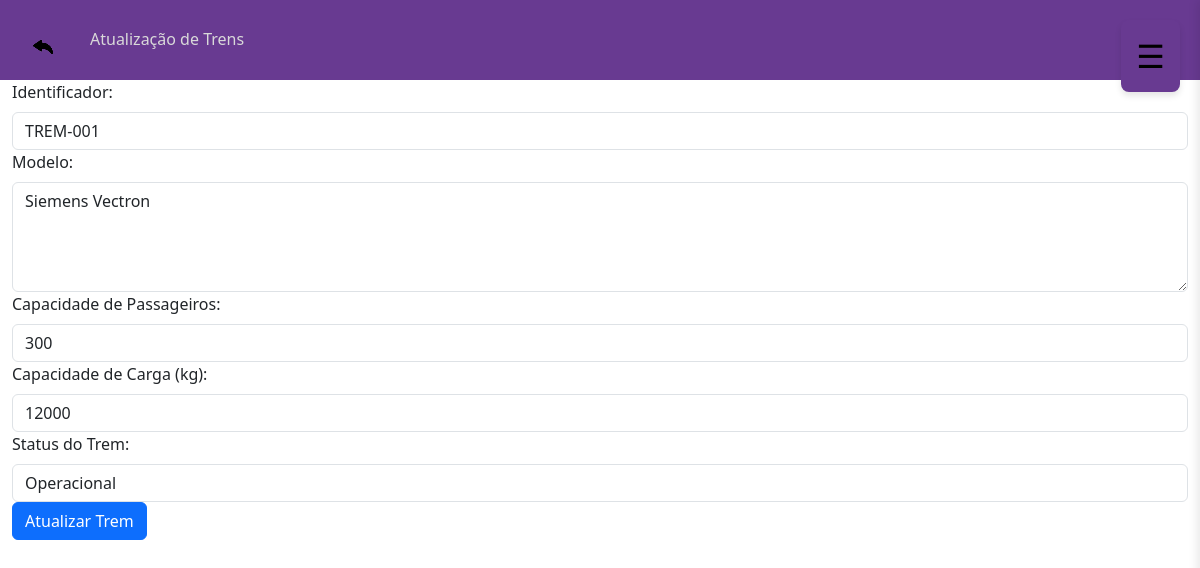
The app's page /public/createTrem.php?id=1 (signed in) with its own data.
### tables this page shows
CREATE TABLE trem (
    id_trem INT AUTO_INCREMENT PRIMARY KEY,
    identificador VARCHAR(50) NOT NULL,
    modelo VARCHAR(50),
    capacidade_passageiros INT,
    capacidade_carga_kg INT,
    status_trem ENUM ('Operacional', 'Manutenção', 'Fora de Serviço') DEFAULT 'Operacional',
    quilometragem DECIMAL(10,2) DEFAULT 0,
    ultima_manutencao DATETIME
);

### public/createTrem.php (the view, shortened to what this page needs)
<?php
include 'db.php';
if (isset($_GET['id'])) {
    $id_trem = $_GET['id'];
    $sql2 = "SELECT * FROM trem WHERE id_trem='$id_trem'";
    $result = $conn->query($sql2);
    $trem_row = $result->fetch(PDO::FETCH_ASSOC);
    $identificador = $trem_row['identificador'];
    $modelo = $trem_row['modelo'];
    $capacidade_passageiros = $trem_row['capacidade_passageiros'];
    $capacidade_carga_kg = $trem_row['capacidade_carga_kg'];
    $status_trem = $trem_row['status_trem'];
?>
<html lang="pt-br">
<head>
    <link rel="stylesheet" href="../styles/style.css">
    <link href="https://cdn.jsdelivr.net/npm/bootstrap@5.3.8/dist/css/bootstrap.min.css" rel="stylesheet">
    <link rel="stylesheet" href="https://cdn.jsdelivr.net/npm/bootstrap-icons@1.13.1/font/bootstrap-icons.min.css">
</head>
<body>
    <main>
        <div class="container-fluid">
            <div class="row navRelat d-flex align-items-center sticky-top">
                <div class="col-8 d-flex align-items-center mt-4 ms-2 welcome lh-1">
                    <button type="button" class="btn me-4"><img src="../assets/icon/seta-curva-esquerda 1.png" alt="" onclick="location.href='listaCadastros.php'"></button>
                    <div class="d-flex flex-column">
                        <p>Atualização de Trens</p>
                    </div>
                </div>
                <div>
                    <?php include 'sidebar.php'; ?>
                </div>
            </div>
            <div >
                <div>
                    <form method="POST">
                        <div>
                            <label for="identificador" class="form-label">Identificador:</label>
                            <input type="text" class="form-control" id="identificador" name="identificador" placeholder="Insira o identificador do trem" value="<?= htmlspecialchars($identificador) ?>">
                        </div>
                        <div>
                            <label for="modelo" class="form-label">Modelo:</label>
                            <textarea class="form-control" id="modelo" name="modelo" rows="4" placeholder="Insira o modelo do trem"><?= htmlspecialchars($modelo) ?></textarea>
                        </div>
                        <div>
                            <label for="capacidade_passageiros" class="form-label">Capacidade de Passageiros:</label>
                            <input type="number" class="form-control" id="capacidade_passageiros" name="capacidade_passageiros" placeholder="Insira a capacidade de passageiros" value="<?= htmlspecialchars($capacidade_passageiros) ?>">
                        </div>
                        <div>
                            <label for="capacidade_carga_kg" class="form-label">Capacidade de Carga (kg):</label>
                            <input type="number" class="form-control" id="capacidade_carga_kg" name="capacidade_carga_kg" placeholder="Insira a capacidade de carga em kg" value="<?= htmlspecialchars($capacidade_carga_kg) ?>">
                        </div>
                        <div>
                            <label for="status_trem" class="form-label">Status do Trem:</label>
                            <select class="form-control" id="status_trem" name="status_trem">
                                <option value="Operacional" <?= (isset($status_trem) && $status_trem == 'Operacional') ? 'selected' : '' ?>>Operacional</option>
                            </select>
                        </div>
                        <button type="submit" class="btn btn-primary">Atualizar Trem</button>
                    </form>
                </div>
            </div>
</body>
</html>
<?php
}
?>

### styles/style.css (style rules this page uses)
body { background-color: #D9D9D9; font-family: 'Poppins', sans-serif; width: 100%; margin: 0; overflow-x: hidden; }
.form-control { color: black; background-color: transparent; box-shadow: none !important; border: none; border-bottom: 1px solid rgba(0, 0, 0); border-radius: 4px 4px 0 0; }
.welcome { color: #D9D9D9; }
.navRelat { background-color: #683A91; height: 10vh; }

### records on screen
trem: identificador "TREM-001", modelo "Siemens Vectron", capacidade_passageiros "300", capacidade_carga_kg "12000", status_trem "Operacional"
